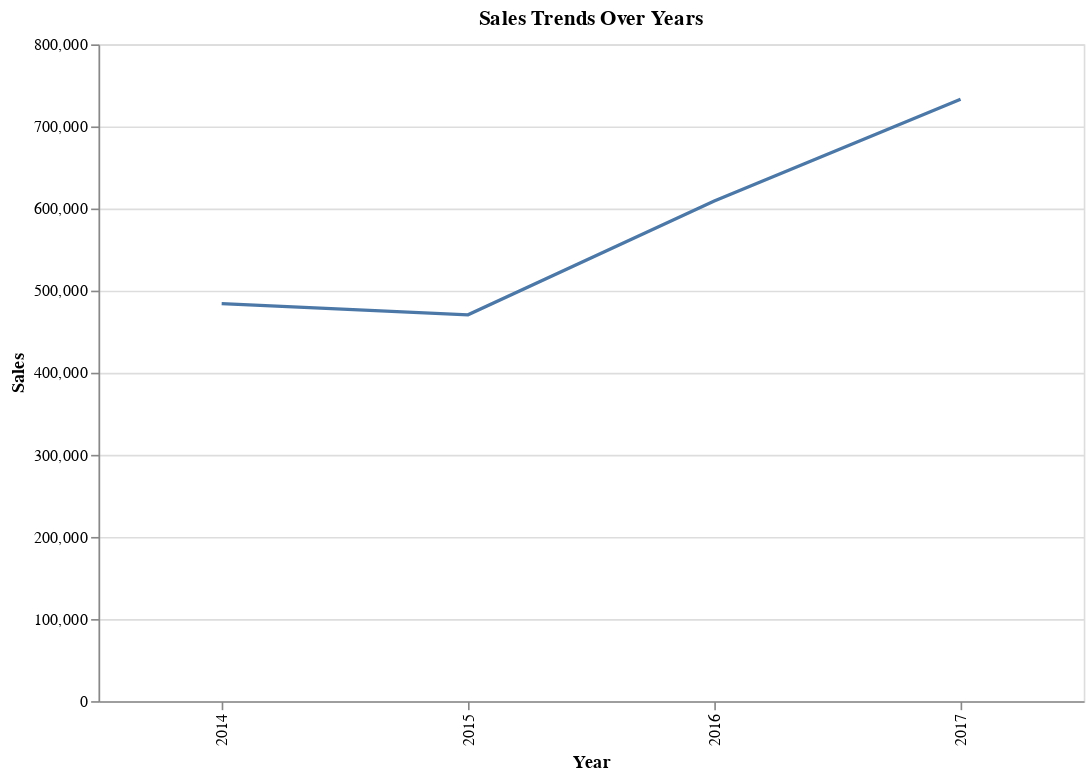

The notebook cell saved with this chart:
### Code cell
#ex2

df = pd.read_excel('US Superstore data.xls', sheet_name='Orders')


df['Order Date'] = pd.to_datetime(df['Order Date'])
df['Year'] = df['Order Date'].dt.year


sales_by_year = df.groupby('Year')['Sales'].sum().reset_index()

chart = alt.Chart(sales_by_year).mark_line().encode(
    x='Year:O',
    y='Sales:Q',
    tooltip=['Year', 'Sales']
).properties(
    title='Sales Trends Over Years',
    width=600,
    height=400
).interactive()

chart.display()

### Figure 1 — Vega-Lite specification as saved in the notebook (floating-point values rounded to 4 significant figures)
{"config": {"view": {"continuousWidth": 300, "continuousHeight": 300}}, "data": {"name": "data-0885b367af2f1b46034f8924d30c72ba"}, "mark": {"type": "line"}, "encoding": {"tooltip": [{"field": "Year", "type": "quantitative"}, {"field": "Sales", "type": "quantitative"}], "x": {"field": "Year", "type": "ordinal"}, "y": {"field": "Sales", "type": "quantitative"}}, "height": 400, "params": [{"name": "param_10", "select": {"type": "interval", "encodings": ["x", "y"]}, "bind": "scales"}], "title": "Sales Trends Over Years", "width": 600, "$schema": "https://vega.github.io/schema/vega-lite/v5.20.1.json", "datasets": {"data-0885b367af2f1b46034f8924d30c72ba": [{"Year": 2014, "Sales": 484200.0}, {"Year": 2015, "Sales": 470500.0}, {"Year": 2016, "Sales": 609200.0}, {"Year": 2017, "Sales": 733200.0}]}}
